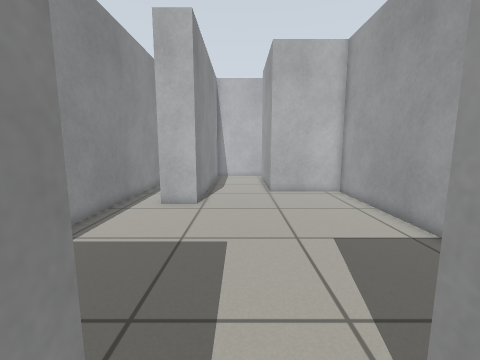
view 1 (above)

13 first-person views from a walk through a world built for the Gazebo simulator. The camera is 0.79 m above the floor, tilts 8° down and sees 90° across. The floor is counted in squares, 0.25 m on a side. Each view is taken from the middle of a square. On the plan, view 1 faces up. The plan holds only what a view shows up to about 19 squares ahead; the rest is blank.

view 2
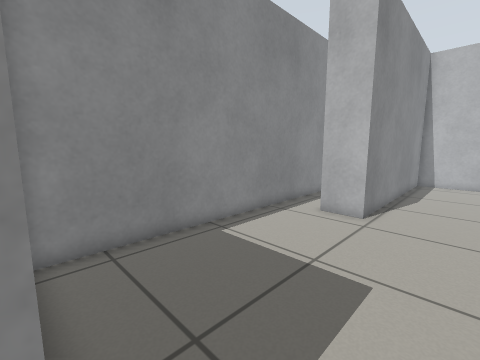

view 3
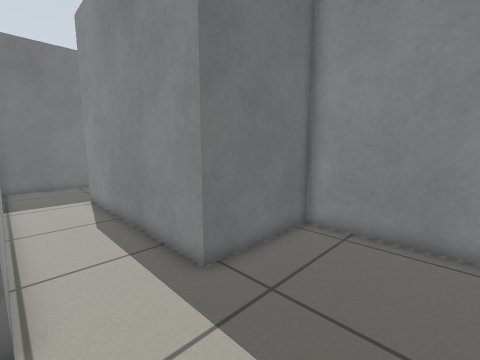

view 4
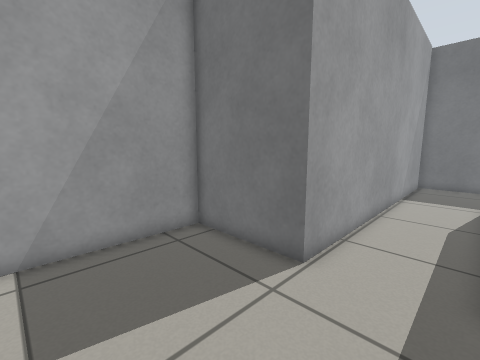

view 5
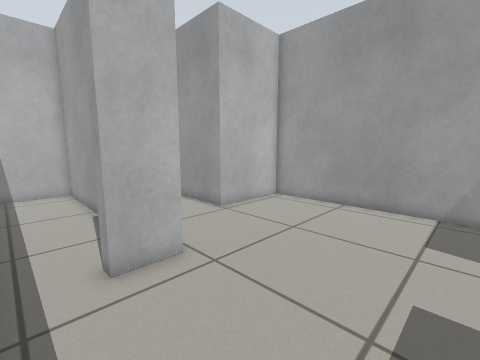

view 6
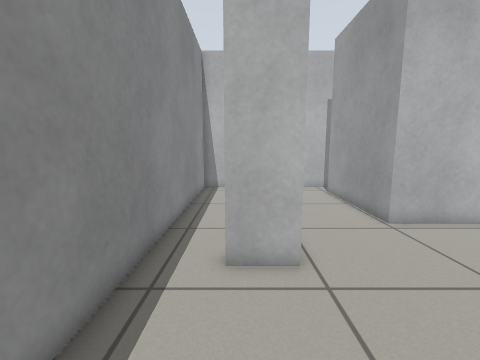

view 7
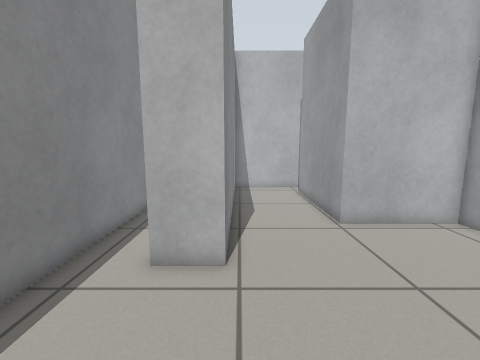

view 8
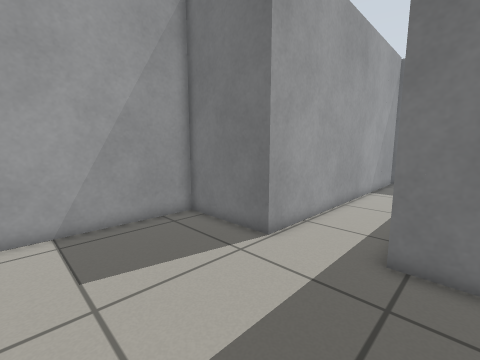

view 9
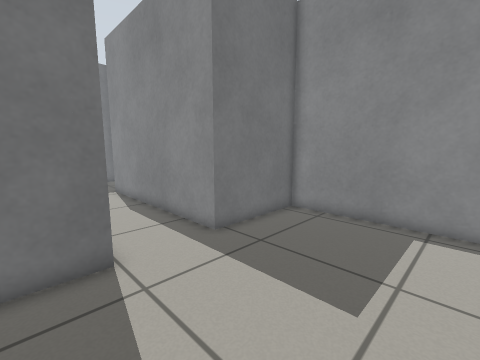

view 10
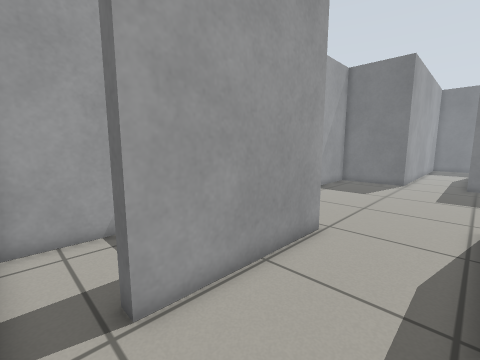

view 11
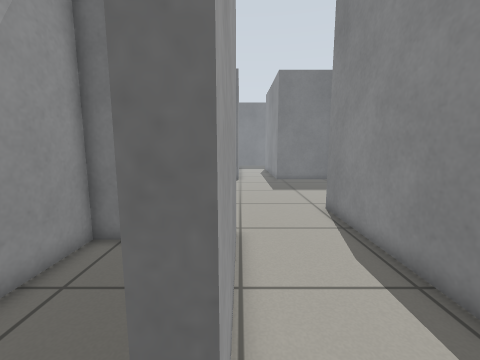

view 12
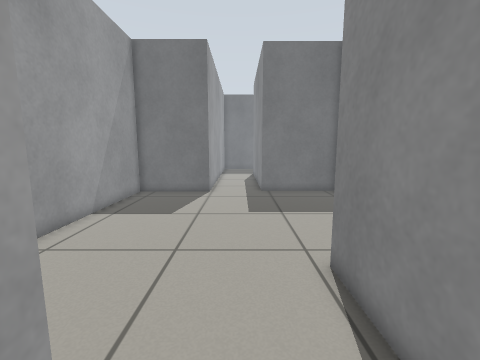

view 13
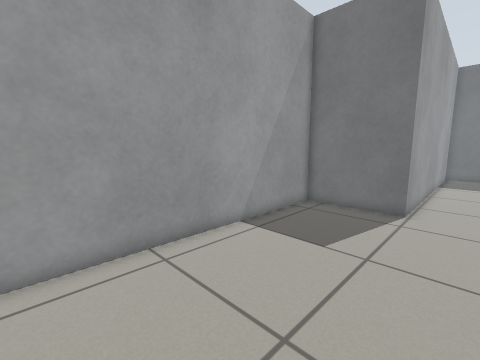

### Floor plan
Points are (right, up) in squares from view 1. A wall is a line through its corners. A room is listed if a view was taken in it or the views show most of it. See-through windows are left out.
Room 1 (views 1, 2, 3, 4, 5, 6, 7, 8, 9, 10, 12, 13)
walls: (-3, 19.2) (-3, 25.5) (-6.8, 25.5) (-6.8, 2.1) (-1.5, 2.1) (-1.5, -8.9); (1.5, 25.5) (-2.4, 25.5) (-2.4, 13) (-4.4, 13) (-4.4, 13.6); (2.1, -14) (2.1, 2.4) (7, 2.4) (7, 16.6) (2.1, 16.6) (2.1, 23.6); (-2.9, -14.3) (2.2, -14.3)
ways out: opening at (2.5, 24.5) to room 2; opening at (-2, -11)
Room 2 (view 11)
walls: (7, 22.2) (7, 25.2); (2.1, 23.6) (2.7, 23.6); (2.9, 25.5) (1.5, 25.5); (6, 17.2) (7, 17.2) (7, 20.4)
ways out: opening at (2.5, 24.5) to room 1

Where each view was taken, in squares from view 1:
view 1: 0 up, 0 right, facing up
view 2: 2 up, 1 right, facing up-left
view 3: 7 up, 2 right, facing down-left
view 4: 8 up, 1 left, facing down-right
view 5: 7 up, 6 left, facing up-right
view 6: 7 up, 4 left, facing up
view 7: 7 up, 2 left, facing up
view 8: 9 up, 3 left, facing down-right
view 9: 9 up, 4 right, facing down-left
view 10: 25 up, 2 left, facing down-right
view 11: 25 up, 2 right, facing down
view 12: 19 up, 0 right, facing down
view 13: 15 up, 0 right, facing down-right
